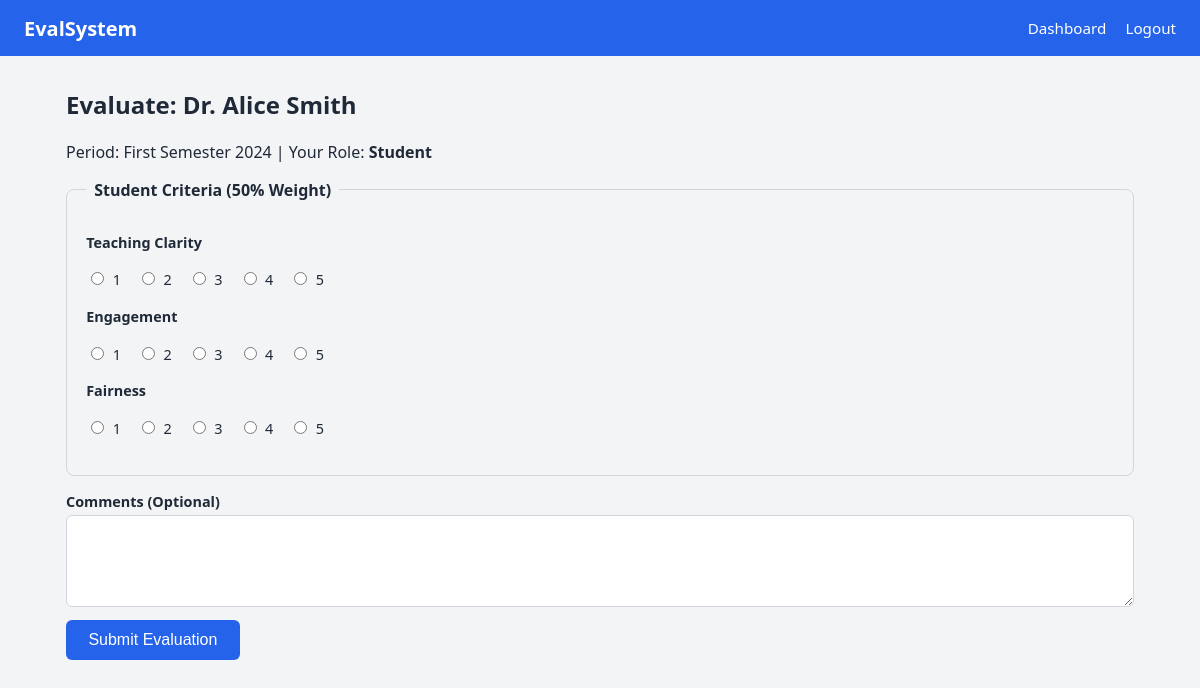
The page /evaluate.php?teacher_id=1 (signed in) on the database its author committed.
### tables this page shows
CREATE TABLE teachers (
    id INT AUTO_INCREMENT PRIMARY KEY,
    full_name VARCHAR(100) NOT NULL,
    email VARCHAR(100) NOT NULL UNIQUE,
    department_id INT NOT NULL,
    program_id INT NULL,
    is_active TINYINT(1) DEFAULT 1,
    created_at TIMESTAMP DEFAULT CURRENT_TIMESTAMP,
    FOREIGN KEY (department_id) REFERENCES departments(id) ON DELETE CASCADE,
    FOREIGN KEY (program_id) REFERENCES programs(id) ON DELETE SET NULL
);

CREATE TABLE evaluation_periods (
    id INT AUTO_INCREMENT PRIMARY KEY,
    title VARCHAR(100) NOT NULL,
    start_date DATE NOT NULL,
    end_date DATE NOT NULL,
    is_active TINYINT(1) DEFAULT 1,
    created_at TIMESTAMP DEFAULT CURRENT_TIMESTAMP
);

### evaluate.php (the view, shortened to what this page needs)
<?php
require_once 'includes/functions.php';
$role = $_SESSION['role'];
$teacherId = intval($_GET['teacher_id'] ?? 0);
$teacher = $pdo->prepare("SELECT * FROM teachers WHERE id = ? AND is_active = 1");
$teacher->execute([$teacherId]);
$teacher = $teacher->fetch();
$periodStmt = $pdo->query("SELECT * FROM evaluation_periods WHERE is_active = 1 ORDER BY end_date DESC LIMIT 1");
$activePeriod = $periodStmt->fetch();
function ratingInput($name, $label) {
    $html = "<label>$label</label><div class='rating-group'>";
    for ($i = 1; $i <= 5; $i++) {
        $html .= "<label class='rating-label'><input type='radio' name='$name' value='$i' required> $i</label>";
    }
    $html .= "</div>";
    return $html;
}
?>
<!DOCTYPE html>
<html lang="en">
<head>
    <link rel="stylesheet" href="assets/css/style.css">
</head>
<body>
<nav class="navbar">
    <div class="brand">EvalSystem</div>
    <ul>
        <li><a href="dashboard.php">Dashboard</a></li>
        <li><a href="logout.php">Logout</a></li>
    </ul>
</nav>
<div class="container">
    <h2>Evaluate: <?php echo htmlspecialchars($teacher['full_name']); ?></h2>
    <p>Period: <?php echo htmlspecialchars($activePeriod['title']); ?> | Your Role: <strong><?php echo ucfirst($role); ?></strong></p>
    <form method="POST" action="">
        <?php if ($role === 'student'): ?>
        <fieldset>
            <legend>Student Criteria (50% Weight)</legend>
            <?php echo ratingInput('teaching_clarity', 'Teaching Clarity'); ?>
            <?php echo ratingInput('engagement', 'Engagement'); ?>
            <?php echo ratingInput('fairness', 'Fairness'); ?>
        </fieldset>
        <?php endif; ?>
        <label>Comments (Optional)</label>
        <textarea name="comments" rows="4"></textarea>
        <button type="submit">Submit Evaluation</button>
    </form>
</div>
</body>
</html>

### assets/css/style.css (style rules this page uses)
:root { --primary: #2563eb; --primary-dark: #1d4ed8; --success: #16a34a; --danger: #dc2626; --bg: #f3f4f6; --card: #ffffff; --text: #1f2937; --muted: #6b7280; }
* { box-sizing: border-box; }
body { margin: 0; font-family: 'Segoe UI', Tahoma, Geneva, Verdana, sans-serif; background: var(--bg); color: var(--text); }
.navbar { background: var(--primary); color: #fff; display: flex; justify-content: space-between; align-items: center; padding: 0 1.5rem; height: 56px; }
.navbar .brand { font-weight: 700; font-size: 1.25rem; }
.navbar ul { list-style: none; display: flex; gap: 1.2rem; margin: 0; padding: 0; }
.navbar a { color: #fff; text-decoration: none; font-size: 0.95rem; }
.container { max-width: 1100px; margin: 2rem auto; padding: 0 1rem; }
fieldset { border: 1px solid #d1d5db; border-radius: 8px; padding: 1.2rem; margin: 1rem 0; }
legend { font-weight: 700; padding: 0 0.5rem; }
label { display: block; margin: 0.8rem 0 0.3rem; font-weight: 600; font-size: 0.9rem; }
input[type="text"], input[type="email"], input[type="password"], select, textarea { width: 100%; padding: 0.55rem; border: 1px solid #d1d5db; border-radius: 6px; font-family: inherit; }
.rating-group { display: flex; gap: 1rem; margin-bottom: 0.8rem; }
.rating-label { font-weight: 500; cursor: pointer; }
.rating-label input { margin-right: 0.3rem; }
button[type="submit"] { padding: 0.7rem 1.4rem; background: var(--primary); color: #fff; border: none; border-radius: 6px; cursor: pointer; font-size: 1rem; margin-top: 0.5rem; }

### rows shown on the page
teachers: full_name "Dr. Alice Smith"
evaluation_periods: title "First Semester 2024"

### other values the page prints
$role "Student"
$label "Teaching Clarity Engagement Fairness"
